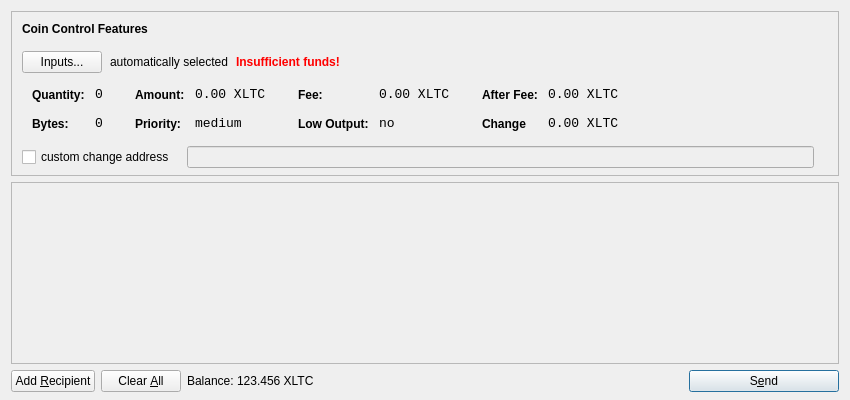
<?xml version="1.0" encoding="UTF-8"?>
<ui version="4.0">
 <class>SendCoinsDialog</class>
 <widget class="QDialog" name="SendCoinsDialog">
  <property name="geometry">
   <rect>
    <x>0</x>
    <y>0</y>
    <width>850</width>
    <height>400</height>
   </rect>
  </property>
  <property name="windowTitle">
   <string>Send Coins</string>
  </property>
  <layout class="QVBoxLayout" name="verticalLayout" stretch="0,1,0">
   <property name="bottomMargin">
    <number>8</number>
   </property>
   <item>
    <widget class="QFrame" name="frameCoinControl">
     <property name="sizePolicy">
      <sizepolicy hsizetype="Expanding" vsizetype="Expanding">
       <horstretch>0</horstretch>
       <verstretch>0</verstretch>
      </sizepolicy>
     </property>
     <property name="maximumSize">
      <size>
       <width>16777215</width>
       <height>16777215</height>
      </size>
     </property>
     <property name="frameShape">
      <enum>QFrame::StyledPanel</enum>
     </property>
     <property name="frameShadow">
      <enum>QFrame::Sunken</enum>
     </property>
     <layout class="QVBoxLayout" name="verticalLayoutCoinControl2">
      <property name="spacing">
       <number>-1</number>
      </property>
      <property name="leftMargin">
       <number>0</number>
      </property>
      <property name="topMargin">
       <number>0</number>
      </property>
      <property name="rightMargin">
       <number>0</number>
      </property>
      <property name="bottomMargin">
       <number>6</number>
      </property>
      <item>
       <layout class="QVBoxLayout" name="verticalLayoutCoinControl" stretch="0,0,0,0,1">
        <property name="spacing">
         <number>0</number>
        </property>
        <property name="leftMargin">
         <number>10</number>
        </property>
        <property name="topMargin">
         <number>10</number>
        </property>
        <item>
         <layout class="QHBoxLayout" name="horizontalLayoutCoinControl1">
          <property name="bottomMargin">
           <number>15</number>
          </property>
          <item>
           <widget class="QLabel" name="labelCoinControlFeatures">
            <property name="sizePolicy">
             <sizepolicy hsizetype="Preferred" vsizetype="Maximum">
              <horstretch>0</horstretch>
              <verstretch>0</verstretch>
             </sizepolicy>
            </property>
            <property name="font">
             <font>
              <weight>75</weight>
              <bold>true</bold>
             </font>
            </property>
            <property name="styleSheet">
             <string notr="true">font-weight:bold;</string>
            </property>
            <property name="text">
             <string>Coin Control Features</string>
            </property>
           </widget>
          </item>
         </layout>
        </item>
        <item>
         <layout class="QHBoxLayout" name="horizontalLayoutCoinControl2" stretch="0,0,0,0">
          <property name="spacing">
           <number>8</number>
          </property>
          <property name="bottomMargin">
           <number>10</number>
          </property>
          <item>
           <widget class="QPushButton" name="pushButtonCoinControl">
            <property name="styleSheet">
             <string notr="true"/>
            </property>
            <property name="text">
             <string>Inputs...</string>
            </property>
           </widget>
          </item>
          <item>
           <widget class="QLabel" name="labelCoinControlAutomaticallySelected">
            <property name="text">
             <string>automatically selected</string>
            </property>
            <property name="margin">
             <number>5</number>
            </property>
           </widget>
          </item>
          <item>
           <widget class="QLabel" name="labelCoinControlInsuffFunds">
            <property name="font">
             <font>
              <weight>75</weight>
              <bold>true</bold>
             </font>
            </property>
            <property name="styleSheet">
             <string notr="true">color:red;font-weight:bold;</string>
            </property>
            <property name="text">
             <string>Insufficient funds!</string>
            </property>
            <property name="margin">
             <number>5</number>
            </property>
           </widget>
          </item>
          <item>
           <spacer name="horizontalSpacerCoinControl">
            <property name="orientation">
             <enum>Qt::Horizontal</enum>
            </property>
            <property name="sizeHint" stdset="0">
             <size>
              <width>40</width>
              <height>1</height>
             </size>
            </property>
           </spacer>
          </item>
         </layout>
        </item>
        <item>
         <widget class="QWidget" name="widgetCoinControl" native="true">
          <property name="sizePolicy">
           <sizepolicy hsizetype="Preferred" vsizetype="Preferred">
            <horstretch>0</horstretch>
            <verstretch>0</verstretch>
           </sizepolicy>
          </property>
          <property name="minimumSize">
           <size>
            <width>0</width>
            <height>0</height>
           </size>
          </property>
          <property name="styleSheet">
           <string notr="true"/>
          </property>
          <layout class="QHBoxLayout" name="horizontalLayoutCoinControl5">
           <property name="margin">
            <number>0</number>
           </property>
           <item>
            <layout class="QHBoxLayout" name="horizontalLayoutCoinControl3" stretch="0,0,0,1">
             <property name="spacing">
              <number>20</number>
             </property>
             <property name="topMargin">
              <number>0</number>
             </property>
             <property name="bottomMargin">
              <number>10</number>
             </property>
             <item>
              <layout class="QFormLayout" name="formLayoutCoinControl1">
               <property name="horizontalSpacing">
                <number>10</number>
               </property>
               <property name="verticalSpacing">
                <number>14</number>
               </property>
               <property name="leftMargin">
                <number>10</number>
               </property>
               <property name="topMargin">
                <number>4</number>
               </property>
               <property name="rightMargin">
                <number>6</number>
               </property>
               <item row="0" column="0">
                <widget class="QLabel" name="labelCoinControlQuantityText">
                 <property name="styleSheet">
                  <string notr="true">font-weight:bold;</string>
                 </property>
                 <property name="text">
                  <string>Quantity:</string>
                 </property>
                 <property name="margin">
                  <number>0</number>
                 </property>
                </widget>
               </item>
               <item row="0" column="1">
                <widget class="QLabel" name="labelCoinControlQuantity">
                 <property name="font">
                  <font>
                   <family>Monospace</family>
                   <pointsize>10</pointsize>
                  </font>
                 </property>
                 <property name="cursor">
                  <cursorShape>IBeamCursor</cursorShape>
                 </property>
                 <property name="contextMenuPolicy">
                  <enum>Qt::ActionsContextMenu</enum>
                 </property>
                 <property name="text">
                  <string>0</string>
                 </property>
                 <property name="margin">
                  <number>0</number>
                 </property>
                 <property name="textInteractionFlags">
                  <set>Qt::LinksAccessibleByMouse|Qt::TextSelectableByKeyboard|Qt::TextSelectableByMouse</set>
                 </property>
                </widget>
               </item>
               <item row="1" column="0">
                <widget class="QLabel" name="labelCoinControlBytesText">
                 <property name="styleSheet">
                  <string notr="true">font-weight:bold;</string>
                 </property>
                 <property name="text">
                  <string>Bytes:</string>
                 </property>
                </widget>
               </item>
               <item row="1" column="1">
                <widget class="QLabel" name="labelCoinControlBytes">
                 <property name="font">
                  <font>
                   <family>Monospace</family>
                   <pointsize>10</pointsize>
                  </font>
                 </property>
                 <property name="cursor">
                  <cursorShape>IBeamCursor</cursorShape>
                 </property>
                 <property name="contextMenuPolicy">
                  <enum>Qt::ActionsContextMenu</enum>
                 </property>
                 <property name="text">
                  <string>0</string>
                 </property>
                 <property name="textInteractionFlags">
                  <set>Qt::LinksAccessibleByMouse|Qt::TextSelectableByKeyboard|Qt::TextSelectableByMouse</set>
                 </property>
                </widget>
               </item>
              </layout>
             </item>
             <item>
              <layout class="QFormLayout" name="formLayoutCoinControl2">
               <property name="horizontalSpacing">
                <number>10</number>
               </property>
               <property name="verticalSpacing">
                <number>14</number>
               </property>
               <property name="leftMargin">
                <number>6</number>
               </property>
               <property name="topMargin">
                <number>4</number>
               </property>
               <property name="rightMargin">
                <number>6</number>
               </property>
               <item row="0" column="0">
                <widget class="QLabel" name="labelCoinControlAmountText">
                 <property name="styleSheet">
                  <string notr="true">font-weight:bold;</string>
                 </property>
                 <property name="text">
                  <string>Amount:</string>
                 </property>
                 <property name="margin">
                  <number>0</number>
                 </property>
                </widget>
               </item>
               <item row="0" column="1">
                <widget class="QLabel" name="labelCoinControlAmount">
                 <property name="font">
                  <font>
                   <family>Monospace</family>
                   <pointsize>10</pointsize>
                  </font>
                 </property>
                 <property name="cursor">
                  <cursorShape>IBeamCursor</cursorShape>
                 </property>
                 <property name="contextMenuPolicy">
                  <enum>Qt::ActionsContextMenu</enum>
                 </property>
                 <property name="text">
                  <string>0.00 XLTC</string>
                 </property>
                 <property name="textInteractionFlags">
                  <set>Qt::LinksAccessibleByMouse|Qt::TextSelectableByKeyboard|Qt::TextSelectableByMouse</set>
                 </property>
                </widget>
               </item>
               <item row="1" column="0">
                <widget class="QLabel" name="labelCoinControlPriorityText">
                 <property name="styleSheet">
                  <string notr="true">font-weight:bold;</string>
                 </property>
                 <property name="text">
                  <string>Priority:</string>
                 </property>
                </widget>
               </item>
               <item row="1" column="1">
                <widget class="QLabel" name="labelCoinControlPriority">
                 <property name="font">
                  <font>
                   <family>Monospace</family>
                   <pointsize>10</pointsize>
                  </font>
                 </property>
                 <property name="cursor">
                  <cursorShape>IBeamCursor</cursorShape>
                 </property>
                 <property name="contextMenuPolicy">
                  <enum>Qt::ActionsContextMenu</enum>
                 </property>
                 <property name="text">
                  <string>medium</string>
                 </property>
                 <property name="textInteractionFlags">
                  <set>Qt::LinksAccessibleByMouse|Qt::TextSelectableByKeyboard|Qt::TextSelectableByMouse</set>
                 </property>
                </widget>
               </item>
              </layout>
             </item>
             <item>
              <layout class="QFormLayout" name="formLayoutCoinControl3">
               <property name="horizontalSpacing">
                <number>10</number>
               </property>
               <property name="verticalSpacing">
                <number>14</number>
               </property>
               <property name="leftMargin">
                <number>6</number>
               </property>
               <property name="topMargin">
                <number>4</number>
               </property>
               <property name="rightMargin">
                <number>6</number>
               </property>
               <item row="0" column="0">
                <widget class="QLabel" name="labelCoinControlFeeText">
                 <property name="styleSheet">
                  <string notr="true">font-weight:bold;</string>
                 </property>
                 <property name="text">
                  <string>Fee:</string>
                 </property>
                 <property name="margin">
                  <number>0</number>
                 </property>
                </widget>
               </item>
               <item row="0" column="1">
                <widget class="QLabel" name="labelCoinControlFee">
                 <property name="font">
                  <font>
                   <family>Monospace</family>
                   <pointsize>10</pointsize>
                  </font>
                 </property>
                 <property name="cursor">
                  <cursorShape>IBeamCursor</cursorShape>
                 </property>
                 <property name="contextMenuPolicy">
                  <enum>Qt::ActionsContextMenu</enum>
                 </property>
                 <property name="text">
                  <string>0.00 XLTC</string>
                 </property>
                 <property name="textInteractionFlags">
                  <set>Qt::LinksAccessibleByMouse|Qt::TextSelectableByKeyboard|Qt::TextSelectableByMouse</set>
                 </property>
                </widget>
               </item>
               <item row="1" column="0">
                <widget class="QLabel" name="labelCoinControlLowOutputText">
                 <property name="styleSheet">
                  <string notr="true">font-weight:bold;</string>
                 </property>
                 <property name="text">
                  <string>Low Output:</string>
                 </property>
                </widget>
               </item>
               <item row="1" column="1">
                <widget class="QLabel" name="labelCoinControlLowOutput">
                 <property name="font">
                  <font>
                   <family>Monospace</family>
                   <pointsize>10</pointsize>
                  </font>
                 </property>
                 <property name="cursor">
                  <cursorShape>IBeamCursor</cursorShape>
                 </property>
                 <property name="contextMenuPolicy">
                  <enum>Qt::ActionsContextMenu</enum>
                 </property>
                 <property name="text">
                  <string>no</string>
                 </property>
                 <property name="textInteractionFlags">
                  <set>Qt::LinksAccessibleByMouse|Qt::TextSelectableByKeyboard|Qt::TextSelectableByMouse</set>
                 </property>
                </widget>
               </item>
              </layout>
             </item>
             <item>
              <layout class="QFormLayout" name="formLayoutCoinControl4">
               <property name="horizontalSpacing">
                <number>10</number>
               </property>
               <property name="verticalSpacing">
                <number>14</number>
               </property>
               <property name="leftMargin">
                <number>6</number>
               </property>
               <property name="topMargin">
                <number>4</number>
               </property>
               <property name="rightMargin">
                <number>6</number>
               </property>
               <item row="0" column="0">
                <widget class="QLabel" name="labelCoinControlAfterFeeText">
                 <property name="styleSheet">
                  <string notr="true">font-weight:bold;</string>
                 </property>
                 <property name="text">
                  <string>After Fee:</string>
                 </property>
                 <property name="margin">
                  <number>0</number>
                 </property>
                </widget>
               </item>
               <item row="0" column="1">
                <widget class="QLabel" name="labelCoinControlAfterFee">
                 <property name="font">
                  <font>
                   <family>Monospace</family>
                   <pointsize>10</pointsize>
                  </font>
                 </property>
                 <property name="cursor">
                  <cursorShape>IBeamCursor</cursorShape>
                 </property>
                 <property name="contextMenuPolicy">
                  <enum>Qt::ActionsContextMenu</enum>
                 </property>
                 <property name="text">
                  <string>0.00 XLTC</string>
                 </property>
                 <property name="textInteractionFlags">
                  <set>Qt::LinksAccessibleByMouse|Qt::TextSelectableByKeyboard|Qt::TextSelectableByMouse</set>
                 </property>
                </widget>
               </item>
               <item row="1" column="0">
                <widget class="QLabel" name="labelCoinControlChangeText">
                 <property name="styleSheet">
                  <string notr="true">font-weight:bold;</string>
                 </property>
                 <property name="text">
                  <string>Change</string>
                 </property>
                </widget>
               </item>
               <item row="1" column="1">
                <widget class="QLabel" name="labelCoinControlChange">
                 <property name="font">
                  <font>
                   <family>Monospace</family>
                   <pointsize>10</pointsize>
                  </font>
                 </property>
                 <property name="cursor">
                  <cursorShape>IBeamCursor</cursorShape>
                 </property>
                 <property name="contextMenuPolicy">
                  <enum>Qt::ActionsContextMenu</enum>
                 </property>
                 <property name="text">
                  <string>0.00 XLTC</string>
                 </property>
                 <property name="textInteractionFlags">
                  <set>Qt::LinksAccessibleByMouse|Qt::TextSelectableByKeyboard|Qt::TextSelectableByMouse</set>
                 </property>
                </widget>
               </item>
              </layout>
             </item>
            </layout>
           </item>
          </layout>
         </widget>
        </item>
        <item>
         <layout class="QHBoxLayout" name="horizontalLayoutCoinControl4" stretch="0,0,0">
          <property name="spacing">
           <number>12</number>
          </property>
          <property name="sizeConstraint">
           <enum>QLayout::SetDefaultConstraint</enum>
          </property>
          <property name="topMargin">
           <number>5</number>
          </property>
          <property name="rightMargin">
           <number>5</number>
          </property>
          <item>
           <widget class="QCheckBox" name="checkBoxCoinControlChange">
            <property name="text">
             <string>custom change address</string>
            </property>
           </widget>
          </item>
          <item>
           <widget class="QLineEdit" name="lineEditCoinControlChange">
            <property name="enabled">
             <bool>false</bool>
            </property>
            <property name="sizePolicy">
             <sizepolicy hsizetype="Expanding" vsizetype="Fixed">
              <horstretch>0</horstretch>
              <verstretch>0</verstretch>
             </sizepolicy>
            </property>
           </widget>
          </item>
          <item>
           <widget class="QLabel" name="labelCoinControlChangeLabel">
            <property name="sizePolicy">
             <sizepolicy hsizetype="Preferred" vsizetype="Expanding">
              <horstretch>0</horstretch>
              <verstretch>0</verstretch>
             </sizepolicy>
            </property>
            <property name="minimumSize">
             <size>
              <width>0</width>
              <height>0</height>
             </size>
            </property>
            <property name="text">
             <string/>
            </property>
            <property name="margin">
             <number>3</number>
            </property>
           </widget>
          </item>
         </layout>
        </item>
        <item>
         <spacer name="verticalSpacerCoinControl">
          <property name="orientation">
           <enum>Qt::Vertical</enum>
          </property>
          <property name="sizeHint" stdset="0">
           <size>
            <width>800</width>
            <height>1</height>
           </size>
          </property>
         </spacer>
        </item>
       </layout>
      </item>
     </layout>
    </widget>
   </item>
   <item>
    <widget class="QScrollArea" name="scrollArea">
     <property name="widgetResizable">
      <bool>true</bool>
     </property>
     <widget class="QWidget" name="scrollAreaWidgetContents">
      <property name="geometry">
       <rect>
        <x>0</x>
        <y>0</y>
        <width>830</width>
        <height>165</height>
       </rect>
      </property>
      <layout class="QVBoxLayout" name="verticalLayout_2">
       <property name="margin">
        <number>0</number>
       </property>
       <item>
        <layout class="QVBoxLayout" name="entries">
         <property name="spacing">
          <number>6</number>
         </property>
        </layout>
       </item>
       <item>
        <spacer name="verticalSpacer">
         <property name="orientation">
          <enum>Qt::Vertical</enum>
         </property>
         <property name="sizeHint" stdset="0">
          <size>
           <width>20</width>
           <height>40</height>
          </size>
         </property>
        </spacer>
       </item>
      </layout>
     </widget>
    </widget>
   </item>
   <item>
    <layout class="QHBoxLayout" name="horizontalLayout">
     <item>
      <widget class="QPushButton" name="addButton">
       <property name="toolTip">
        <string>Send to multiple recipients at once</string>
       </property>
       <property name="text">
        <string>Add &amp;Recipient</string>
       </property>
       <property name="icon">
        <iconset resource="../bitcoin.qrc">
         <normaloff>:/icons/add</normaloff>:/icons/add</iconset>
       </property>
       <property name="autoDefault">
        <bool>false</bool>
       </property>
      </widget>
     </item>
     <item>
      <widget class="QPushButton" name="clearButton">
       <property name="sizePolicy">
        <sizepolicy hsizetype="Minimum" vsizetype="Fixed">
         <horstretch>0</horstretch>
         <verstretch>0</verstretch>
        </sizepolicy>
       </property>
       <property name="toolTip">
        <string>Remove all transaction fields</string>
       </property>
       <property name="text">
        <string>Clear &amp;All</string>
       </property>
       <property name="icon">
        <iconset resource="../bitcoin.qrc">
         <normaloff>:/icons/remove</normaloff>:/icons/remove</iconset>
       </property>
       <property name="autoRepeatDelay">
        <number>300</number>
       </property>
       <property name="autoDefault">
        <bool>false</bool>
       </property>
      </widget>
     </item>
     <item>
      <layout class="QHBoxLayout" name="horizontalLayout_2">
       <property name="spacing">
        <number>3</number>
       </property>
       <item>
        <widget class="QLabel" name="label">
         <property name="sizePolicy">
          <sizepolicy hsizetype="Preferred" vsizetype="Fixed">
           <horstretch>0</horstretch>
           <verstretch>0</verstretch>
          </sizepolicy>
         </property>
         <property name="text">
          <string>Balance:</string>
         </property>
        </widget>
       </item>
       <item>
        <widget class="QLabel" name="labelBalance">
         <property name="sizePolicy">
          <sizepolicy hsizetype="Preferred" vsizetype="Fixed">
           <horstretch>0</horstretch>
           <verstretch>0</verstretch>
          </sizepolicy>
         </property>
         <property name="cursor">
          <cursorShape>IBeamCursor</cursorShape>
         </property>
         <property name="text">
          <string>123.456 XLTC</string>
         </property>
         <property name="textInteractionFlags">
          <set>Qt::LinksAccessibleByMouse|Qt::TextSelectableByKeyboard|Qt::TextSelectableByMouse</set>
         </property>
        </widget>
       </item>
      </layout>
     </item>
     <item>
      <spacer name="horizontalSpacer">
       <property name="orientation">
        <enum>Qt::Horizontal</enum>
       </property>
       <property name="sizeHint" stdset="0">
        <size>
         <width>40</width>
         <height>20</height>
        </size>
       </property>
      </spacer>
     </item>
     <item>
      <widget class="QPushButton" name="sendButton">
       <property name="minimumSize">
        <size>
         <width>150</width>
         <height>0</height>
        </size>
       </property>
       <property name="toolTip">
        <string>Confirm the send action</string>
       </property>
       <property name="text">
        <string>S&amp;end</string>
       </property>
       <property name="icon">
        <iconset resource="../bitcoin.qrc">
         <normaloff>:/icons/send</normaloff>:/icons/send</iconset>
       </property>
       <property name="default">
        <bool>true</bool>
       </property>
      </widget>
     </item>
    </layout>
   </item>
  </layout>
 </widget>
 <resources>
  <include location="../bitcoin.qrc"/>
 </resources>
 <connections/>
</ui>
